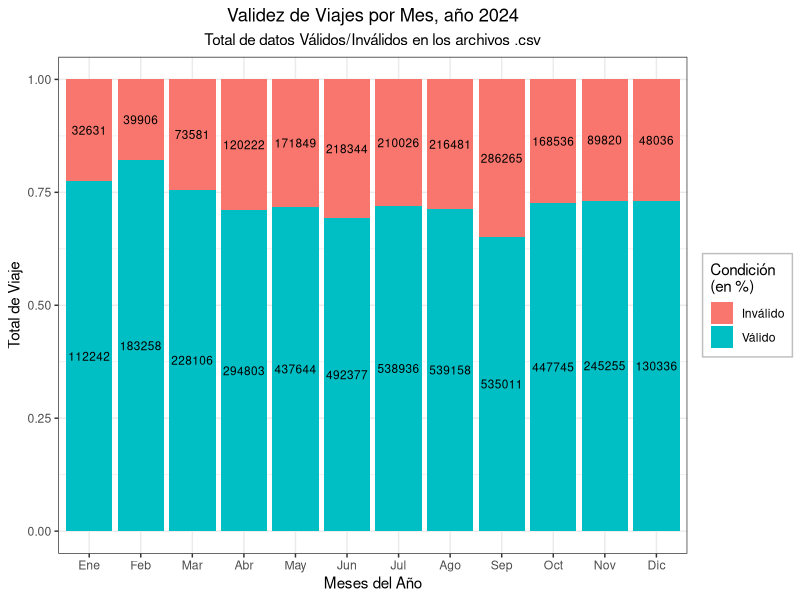

Reproduce this figure in R.
# val_prop: número de viajes válidos vs inválidos
# para un gráfico con los valores numéricos en vez de porcentajes, ver val_perc.R
# se necesita la librería forcats (en tidyverse) para tratar al eje x como vector

library(tidyverse)
library(ggplot2)

# se copia el dataframe general de clean_table.R
# estos valores se apilan bajo un mes en formato mes[n] = (validos[n],invalidos[n])
totales <- c(144873, 223164, 301687, 415025, 609493, 710721,
             748962, 755639, 821276, 616281, 335075, 178372)
validos <- c(112242, 183258, 228106, 294803, 437644, 492377,
             538936, 539158, 535011, 447745, 245255, 130336)
invalidos <- c(32631, 39906, 73581, 120222, 171849, 218344,
               210026, 216481, 286265, 168536, 89820, 48036)

# datos <- matriz de formato [meses, condicion, validez]
# validez es un vector traspuesto de un dataframe
# este df principal tiene formato [num_validos, num_invalidos]
datos <- data.frame(
  meses <- c(rep("Ene",2), rep("Feb",2), rep("Mar",2), rep("Abr",2), rep("May",2), rep("Jun",2), 
             rep("Jul",2), rep("Ago",2), rep("Sep",2), rep("Oct",2), rep("Nov",2), rep("Dic",2)),
  condicion <- c("Válido", "Inválido"),
  validez <- as.vector(t(data.frame(validos, invalidos)))
)

# Ploteo de los datos = gráfico de barras apilado
ggplot(datos, aes(x = factor(meses, levels = unique(meses)), y = validez, fill = rep(condicion,12))) + 
  geom_bar(position = "fill", stat = "identity") +
  ggtitle("Validez de Viajes por Mes, año 2024",
          subtitle = "Total de datos Válidos/Inválidos en los archivos .csv") +
  xlab("Meses del Año") +
  ylab("Total de Viaje") +
  labs(fill = "Condición \n(en %)") +
  geom_text(label = validez, size = 3, position = position_fill(vjust = 0.5)) +
  theme_bw() +
  theme(plot.title = element_text(hjust = 0.5),
        plot.subtitle = element_text(hjust = 0.5),
        legend.background = element_rect(colour = "gray"))


